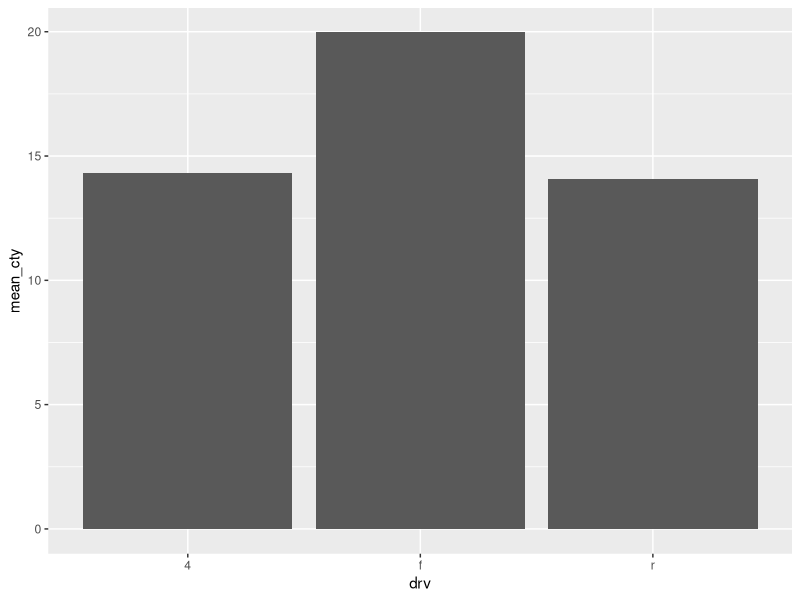
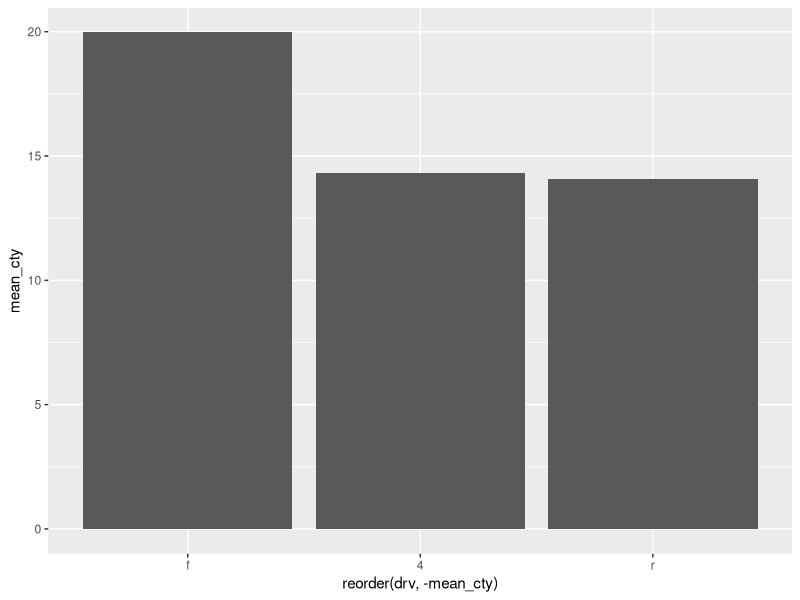
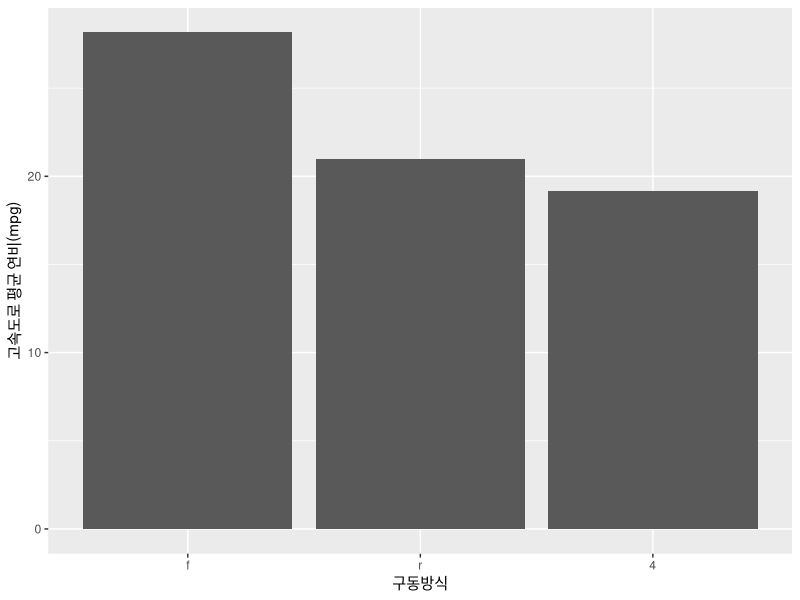
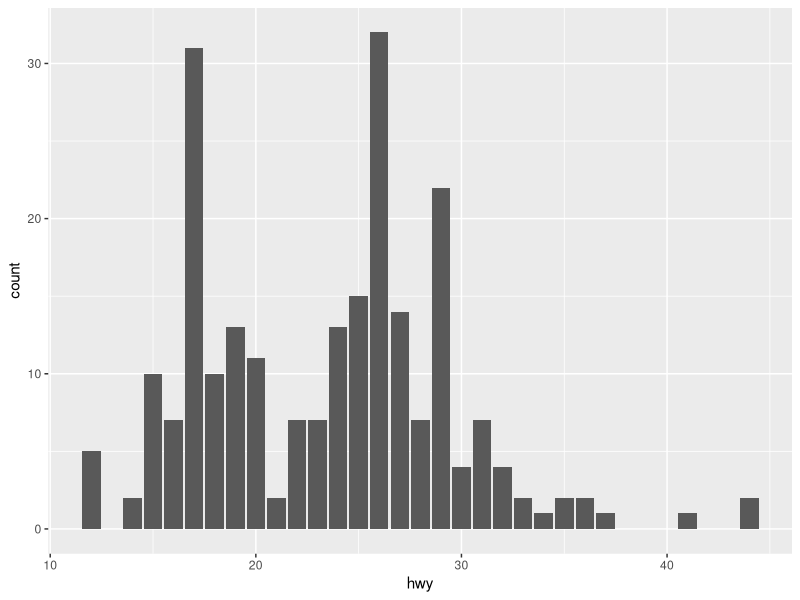
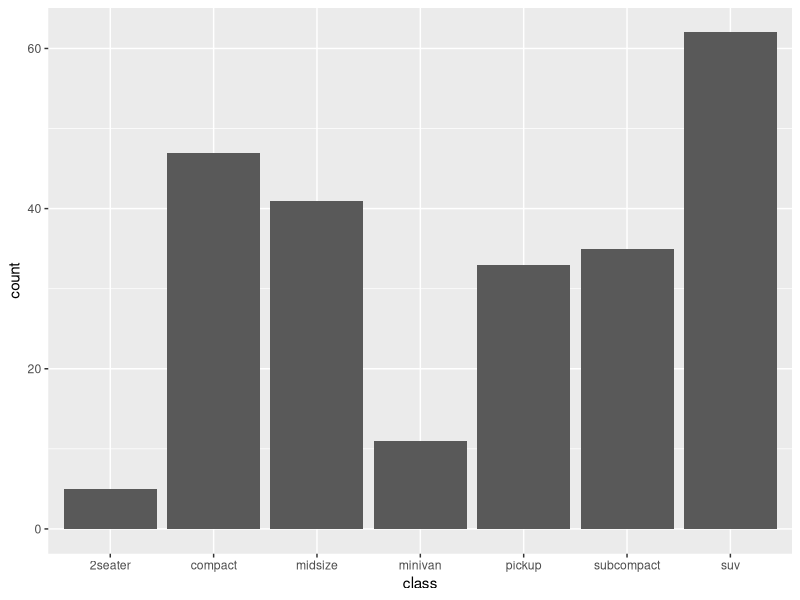
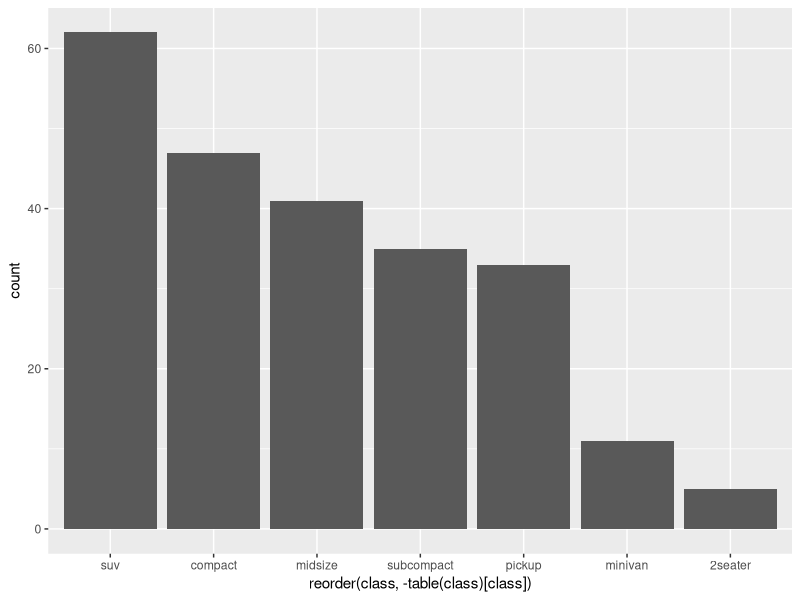
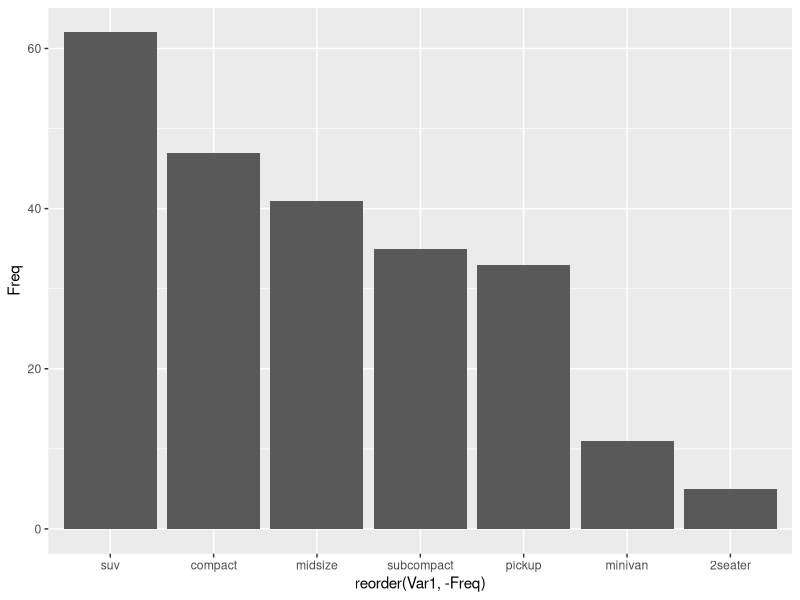
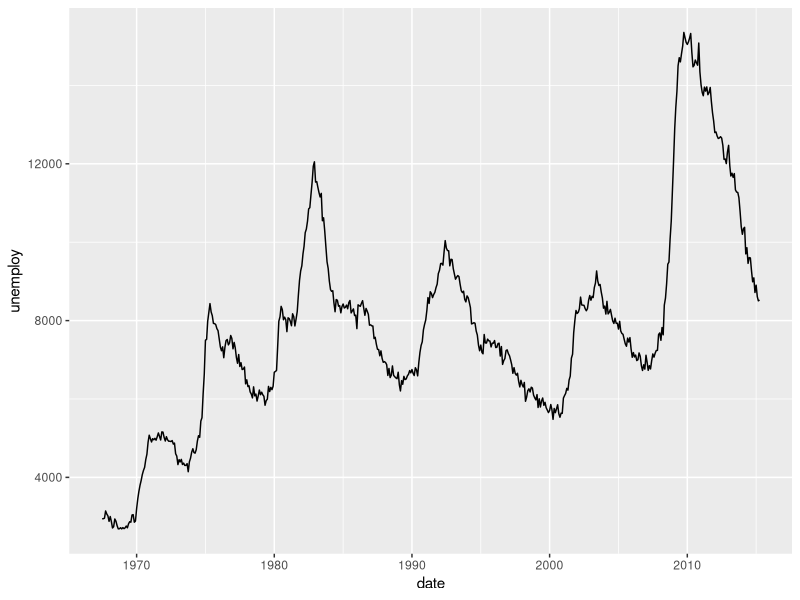

Recreate these plots in R, in order.
# ggplot2를 사용한 여러가지 그래프
search()
library(dplyr)  # 데이터를 가공/정제하는 패키지
library(ggplot2)  # 그래프를 그리기 위한 패키지

# ggplot2::mpg 데이터 프레임
str(mpg)
# 자동차 구동방식(drv)별로 연비 차이?
df_mpg <- mpg %>% 
  group_by(drv) %>% 
  summarise(mean_cty = mean(cty))
df_mpg

# 그래프
ggplot(data = df_mpg, mapping = aes(x = drv, y = mean_cty)) +
  geom_col()

# x축의 데이터 순서를 y축의 값에 따라서 정렬하면 
# 막대 그래프를 크기 순서로 보여줄 수 있음.
# reorder(정렬할 데이터, 정렬기준)
ggplot(data = df_mpg,
       mapping = aes(x = reorder(drv, -mean_cty), y = mean_cty)) +
  geom_col()

# 구동방식별 고속도로 연비 차이?
df_mpg2 <- mpg %>% 
  group_by(drv) %>% 
  summarise(mean_hwy = mean(hwy))
df_mpg2

ggplot(data = df_mpg2,
       mapping = aes(x = reorder(drv, -mean_hwy), y = mean_hwy)) +
  geom_col() +
  xlab("구동방식") +
  ylab("고속도로 평균 연비(mpg)")
  
ggplot(data = mpg, mapping = aes(x = hwy)) +
  geom_bar()

# 돗수분포표: table()
t <- table(mpg$class)
t
t["compact"]
t["suv"]
ggplot(data = mpg, mapping = aes(x = class)) +
  geom_bar()
ggplot(data = mpg, 
       mapping = aes(x = reorder(class, -table(class)[class]))) +
  geom_bar()


# geom_bar(): 변수의 빈돗수를 막대 그래프로 그려주는 함수
# geom_bar()에서 x축에 사용될 수 있는 변수
# 1) 범주형 변수 (예: mpg의 class)
# 2) 연속 변수(숫자) -> 구간을 나눠서 구간 안에 포함된 갯수(빈돗수)
#    (예: mpg의 cty, hwy)
# geom_bar()를 사용할 때는 x축 변수만 mapping시키면 됨

# geom_col(): 어떤 변수의 크기를 막대그래프로 그려주는 함수
# 예: 성별에 따른 급여, 제조사별 평균 연비
# geom_col()을 사용할 때는 x축 변수, y축 변수를 모두 mapping시켜야 함.

df <- as.data.frame(table(mpg$class))
df
ggplot(data = df,
       mapping = aes(x = reorder(Var1, -Freq), y = Freq)) +
  geom_col()


# 선 그래프
# ggplot2::economics 데이터 프레임
str(economics)
head(economics)
tail(economics)

# 시간에 따른 실업자수(unemploy)의 변화
ggplot(data = economics,
       mapping = aes(x = date, y = unemploy)) +
  geom_line()

# 시간에 따른 인구(pop) 변화
ggplot(data = economics,
       mapping = aes(x = date, y = pop)) +
  geom_line()

# ggplot2::economics 데이터 프레임을 복사
df <- as.data.frame(economics)
# df 데이터 프레임에 인구대비 실업자 비율 변수(unemp_ratio)를 추가
# df$unemp_ratio <- (df$unemploy / df$pop) * 100
# head(df$unemp_ratio)
df <- df %>% mutate(unemp_ratio = (unemploy / pop) * 100)
head(df$unemp_ratio)

# 시간에 따른 실업자 비율을 그래프로 작성
ggplot(data = df, mapping = aes(x = date, y = unemp_ratio)) +
  geom_line()

# 시간에 따른 개인 저축률(psavert)을 그래프로 작성
ggplot(data = df, mapping = aes(x = date, y = psavert)) +
  geom_line()

# 두 개 이상의 선 그래프를 하나의 차트에
# 시간(date)에 따른 실업률과 저축률을 하나의 차트에
ggplot(data = df, mapping = aes(x = date)) +  # 공통 데이터/축 설정
  geom_line(mapping = aes(y = unemp_ratio), color = "darkred") + # 그래프 종류, 데이터 설정
  geom_line(mapping = aes(y = psavert), color = "darkblue")

str(df)

# 실업률(unemp_ratio)과 평균 실업 기간(uempmed)과의 관계가 있을까?
ggplot(data = df, mapping = aes(x = date)) +
  geom_line(mapping = aes(y = unemp_ratio), color = "darkred") +
  geom_line(mapping = aes(y = uempmed), color = "darkblue")


# boxplot: 기술 통계량들을 한눈에 알아볼 수 있는 그래프
# 최솟값, 1사분위값, 중앙값, 3사분위값, 최댓값
# boxplot$stats의 결과값은 아래의 1) ~ 5)
# 1) 아랫쪽 수염: 이상치가 아닌 데이터의 최솟값
# 2) 사각형의 아래쪽: 데이터들을 정렬했을 때 25%에 해당하는 값(1Qu.)
# 3) 사각형 안의 선: 데이터들을 정렬했을 때 50%에 해당하는 값(중앙값, 2Qu.)
# 4) 사각형의 위쪽: 데이터들을 정렬했을 때 75%에 해당하는 값(3Qu.)
# 5) 위쪽 수염: 이상치가 아닌 데이터의 최댓값
# 6) 이상치: 사각형 +/- (1.5 * IQR)을 벗어난 값
# IQR(Inter-Quartile Range) = 3Qu. - 1Qu.

boxplot(mpg$cty)
boxplot(mpg$cty)$stats
summary(mpg$cty)

ggplot(data = mpg, mapping = aes(y = cty)) +
  geom_boxplot()

# cyl별 cty의 boxplot
table(mpg$cyl)
df4 <- mpg %>% filter(cyl == 4)  # filter(mpg, cyl == 4)
boxplot(df4$cty)

df6 <- mpg %>% filter(cyl == 6)
boxplot(df6$cty)

ggplot(data = mpg,
       mapping = aes(x = as.factor(cyl), y = cty)) +
  geom_boxplot()

# drv(구동방식)별 cty의 boxplot
table(mpg$drv)
ggplot(data = mpg,
       mapping = aes(x = drv, y = cty)) + 
  geom_boxplot()


df <- mpg %>% filter(class %in% c("compact", "subcompact", "suv"))
ggplot(data = df, 
       mapping = aes(x = class, y = cty)) +
  geom_boxplot()

mpg %>% 
  filter(class %in% c("compact", "subcompact", "suv")) %>% 
  ggplot(mapping = aes(x = class, y = cty)) + 
  geom_boxplot()


install.packages("ggthemes")
library(ggthemes)

ggplot(data = mpg, mapping = aes(x = displ, y = hwy)) +
  geom_point() +
  theme_wsj()












